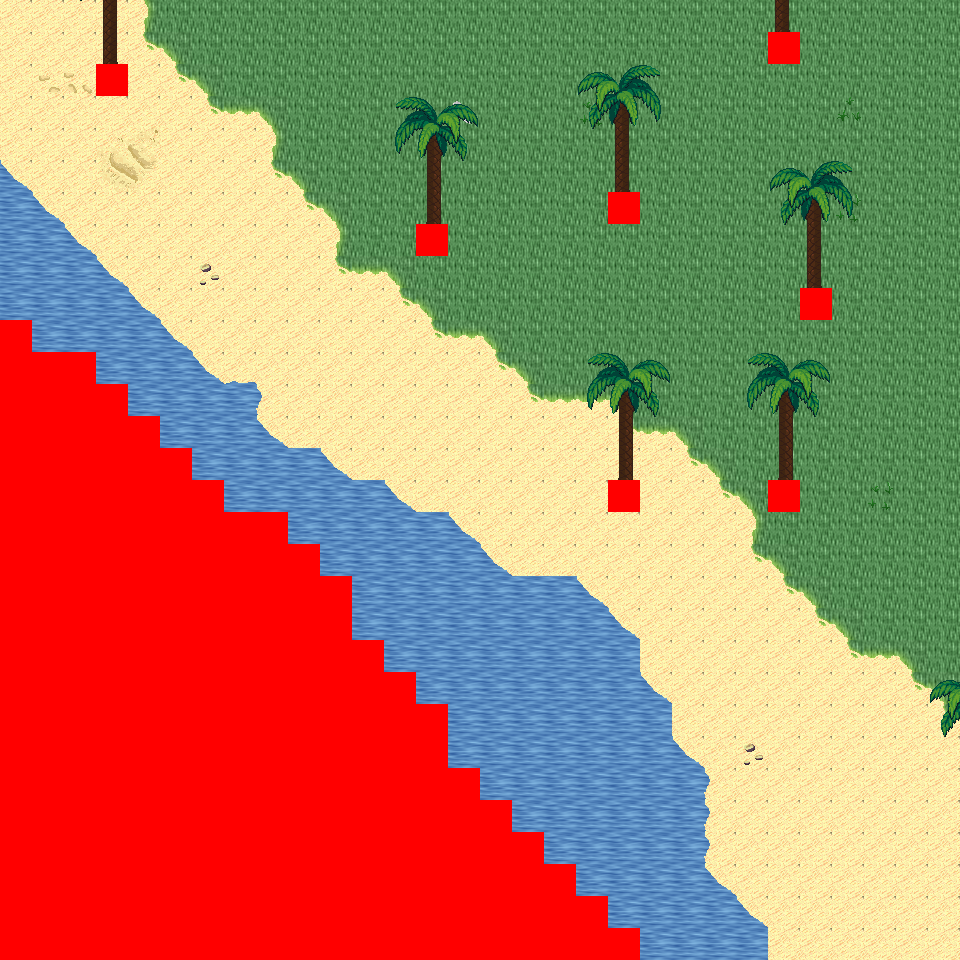

The image is a tile-based game level rendered from a .tmx file. Its description and source (layers, tilesets, objects; grid data summarised) follow:
An orthogonal 30x30 tile map with 32x32 px tiles, 6 tile layers (Ground, Object, Object2, Above, ...), 57 tilesets and 4 objects (4x mapExit).

<map version="1.0" orientation="orthogonal" renderorder="right-down" width="30" height="30" tilewidth="32" tileheight="32" nextobjectid="5">
  <tileset firstgid="1" name="tileset_logic_collision" tilewidth="32" tileheight="32" tilecount="1" columns="1">
    <image source="../drawable/tileset_logic_collision.png" width="32" height="32" />
  </tileset>
  <tileset firstgid="2" name="tileset_ground_ground" tilewidth="32" tileheight="32" tilecount="33" columns="3">
    <image source="../drawable/tileset_ground_ground.png" width="96" height="352" />
  </tileset>
  <tileset firstgid="35" name="tileset_ground_water_pool" tilewidth="32" tileheight="32" tilecount="72" columns="3">
    <image source="../drawable/tileset_ground_water_pool.png" width="96" height="768" />
  </tileset>
  <tileset firstgid="107" name="tileset_furniture_carpet_plain_colours" tilewidth="32" tileheight="32" tilecount="10" columns="10">
    <image source="../drawable/tileset_furniture_carpet_plain_colours.png" width="320" height="32" />
  </tileset>
  <tileset firstgid="117" name="tileset_ground_brown_paving" tilewidth="32" tileheight="32" tilecount="2" columns="2">
    <image source="../drawable/tileset_ground_brown_paving.png" width="64" height="32" />
  </tileset>
  <tileset firstgid="119" name="tileset_ground_water_water" tilewidth="32" tileheight="32" tilecount="24" columns="3">
    <image source="../drawable/tileset_ground_water_water.png" width="96" height="256" />
  </tileset>
  <tileset firstgid="143" name="tileset_building_fence_fence_chunky" tilewidth="32" tileheight="32" tilecount="21" columns="3">
    <image source="../drawable/tileset_building_fence_fence_chunky.png" width="96" height="224" />
  </tileset>
  <tileset firstgid="164" name="tileset_ground_water_pool_corners" tilewidth="32" tileheight="32" tilecount="72" columns="3">
    <image source="../drawable/tileset_ground_water_pool_corners.png" width="96" height="768" />
  </tileset>
  <tileset firstgid="236" name="tileset_ground_grass_edges" tilewidth="32" tileheight="32" tilecount="36" columns="12">
    <image source="../drawable/tileset_ground_grass_edges.png" width="384" height="96" />
  </tileset>
  <tileset firstgid="272" name="tileset_ground_grass_corners" tilewidth="32" tileheight="32" tilecount="24" columns="6">
    <image source="../drawable/tileset_ground_grass_corners.png" width="192" height="128" />
  </tileset>
  <tileset firstgid="296" name="tileset_plant_grasses" tilewidth="32" tileheight="32" tilecount="6" columns="3">
    <image source="../drawable/tileset_plant_grasses.png" width="96" height="64" />
  </tileset>
  <tileset firstgid="302" name="tileset_plant_flower_daisy_white" tilewidth="32" tileheight="32" tilecount="8" columns="2">
    <image source="../drawable/tileset_plant_flower_daisy_white.png" width="64" height="128" />
  </tileset>
  <tileset firstgid="310" name="tileset_building_door_door_w" tilewidth="32" tileheight="32" tilecount="6" columns="2">
    <image source="../drawable/tileset_building_door_door_w.png" width="64" height="96" />
  </tileset>
  <tileset firstgid="316" name="tileset_building_wall_wood" tilewidth="32" tileheight="32" tilecount="16" columns="4">
    <image source="../drawable/tileset_building_wall_wood.png" width="128" height="128" />
  </tileset>
  <tileset firstgid="332" name="tileset_building_door_door_e" tilewidth="32" tileheight="32" tilecount="6" columns="2">
    <image source="../drawable/tileset_building_door_door_e.png" width="64" height="96" />
  </tileset>
  <tileset firstgid="338" name="tileset_ground_ground_2" tilewidth="32" tileheight="32" tilecount="4" columns="4">
    <image source="../drawable/tileset_ground_ground_2.png" width="128" height="32" />
  </tileset>
  <tileset firstgid="342" name="tileset_building_wall_stone" tilewidth="32" tileheight="32" tilecount="12" columns="3">
    <image source="../drawable/tileset_building_wall_stone.png" width="96" height="128" />
  </tileset>
  <tileset firstgid="354" name="tileset_building_wall_wall_brown" tilewidth="32" tileheight="32" tilecount="12" columns="3">
    <image source="../drawable/tileset_building_wall_wall_brown.png" width="96" height="128" />
  </tileset>
  <tileset firstgid="366" name="tileset_building_door_door_n" tilewidth="32" tileheight="32" tilecount="6" columns="3">
    <image source="../drawable/tileset_building_door_door_n.png" width="96" height="64" />
  </tileset>
  <tileset firstgid="372" name="tileset_building_church" tilewidth="32" tileheight="32" tilecount="56" columns="8">
    <image source="../drawable/tileset_building_church.png" width="256" height="224" />
  </tileset>
  <tileset firstgid="428" name="tileset_building_castle" tilewidth="32" tileheight="32" tilecount="320" columns="20">
    <image source="../drawable/tileset_building_castle.png" width="640" height="512" />
  </tileset>
  <tileset firstgid="748" name="tileset_plant_cactus" tilewidth="32" tileheight="32" tilecount="2" columns="1">
    <image source="../drawable/tileset_plant_cactus.png" width="32" height="64" />
  </tileset>
  <tileset firstgid="750" name="tileset_plant_stump_small_stump" tilewidth="32" tileheight="32" tilecount="4" columns="2">
    <image source="../drawable/tileset_plant_stump_small_stump.png" width="64" height="64" />
  </tileset>
  <tileset firstgid="754" name="tileset_furniture_carpet_rug_border" tilewidth="32" tileheight="32" tilecount="9" columns="3">
    <image source="../drawable/tileset_furniture_carpet_rug_border.png" width="96" height="96" />
  </tileset>
  <tileset firstgid="763" name="tileset_building_window_window_right" tilewidth="32" tileheight="32" tilecount="2" columns="2">
    <image source="../drawable/tileset_building_window_window_right.png" width="64" height="32" />
  </tileset>
  <tileset firstgid="765" name="tileset_item_statue_fairypool" tilewidth="32" tileheight="32" tilecount="16" columns="2">
    <image source="../drawable/tileset_item_statue_fairypool.png" width="64" height="256" />
  </tileset>
  <tileset firstgid="781" name="tileset_furniture_table_long_front_on" tilewidth="32" tileheight="32" tilecount="3" columns="1">
    <image source="../drawable/tileset_furniture_table_long_front_on.png" width="32" height="96" />
  </tileset>
  <tileset firstgid="784" name="tileset_building_decoration_blue_circle" tilewidth="32" tileheight="32" tilecount="4" columns="2">
    <image source="../drawable/tileset_building_decoration_blue_circle.png" width="64" height="64" />
  </tileset>
  <tileset firstgid="788" name="tileset_building_wall_bricked_edges" tilewidth="32" tileheight="32" tilecount="25" columns="5">
    <image source="../drawable/tileset_building_wall_bricked_edges.png" width="160" height="160" />
  </tileset>
  <tileset firstgid="813" name="tileset_item_corpse_skull_pale" tilewidth="32" tileheight="32" tilecount="2" columns="2">
    <image source="../drawable/tileset_item_corpse_skull_pale.png" width="64" height="32" />
  </tileset>
  <tileset firstgid="815" name="tileset_item_corpse_huge_animal" tilewidth="32" tileheight="32" tilecount="16" columns="2">
    <image source="../drawable/tileset_item_corpse_huge_animal.png" width="64" height="256" />
  </tileset>
  <tileset firstgid="831" name="tileset_item_sign_large" tilewidth="32" tileheight="32" tilecount="15" columns="5">
    <image source="../drawable/tileset_item_sign_large.png" width="160" height="96" />
  </tileset>
  <tileset firstgid="846" name="tileset_building_roof_yellow" tilewidth="32" tileheight="32" tilecount="20" columns="5">
    <image source="../drawable/tileset_building_roof_yellow.png" width="160" height="128" />
  </tileset>
  <tileset firstgid="866" name="tileset_building_roof_red" tilewidth="32" tileheight="32" tilecount="20" columns="5">
    <image source="../drawable/tileset_building_roof_red.png" width="160" height="128" />
  </tileset>
  <tileset firstgid="886" name="tileset_building_roof_green" tilewidth="32" tileheight="32" tilecount="20" columns="5">
    <image source="../drawable/tileset_building_roof_green.png" width="160" height="128" />
  </tileset>
  <tileset firstgid="906" name="tileset_building_roof_blue" tilewidth="32" tileheight="32" tilecount="20" columns="5">
    <image source="../drawable/tileset_building_roof_blue.png" width="160" height="128" />
  </tileset>
  <tileset firstgid="926" name="tileset_logic_creature_animal" tilewidth="32" tileheight="32" tilecount="32" columns="8">
    <image source="../drawable/tileset_logic_creature_animal.png" width="256" height="128" />
  </tileset>
  <tileset firstgid="958" name="tileset_logic_creature_golem" tilewidth="32" tileheight="32" tilecount="4" columns="4">
    <image source="../drawable/tileset_logic_creature_golem.png" width="128" height="32" />
  </tileset>
  <tileset firstgid="962" name="tileset_object_boat" tilewidth="32" tileheight="32" tilecount="42" columns="6">
    <image source="../drawable/tileset_object_boat.png" width="192" height="224" />
  </tileset>
  <tileset firstgid="1004" name="tileset_ground_water_pool_deep" tilewidth="32" tileheight="32" tilecount="72" columns="3">
    <image source="../drawable/tileset_ground_water_pool_deep.png" width="96" height="768" />
  </tileset>
  <tileset firstgid="1076" name="tileset_object_suspension_bridge" tilewidth="32" tileheight="32" tilecount="24" columns="3">
    <image source="../drawable/tileset_object_suspension_bridge.png" width="96" height="256" />
  </tileset>
  <tileset firstgid="1100" name="tileset_plant_tree_palm_trees" tilewidth="32" tileheight="32" tilecount="40" columns="4">
    <image source="../drawable/tileset_plant_tree_palm_trees.png" width="128" height="320" />
  </tileset>
  <tileset firstgid="1140" name="tileset_furniture_table_hotdog_stand" tilewidth="32" tileheight="32" tilecount="20" columns="4">
    <image source="../drawable/tileset_furniture_table_hotdog_stand.png" width="128" height="160" />
  </tileset>
  <tileset firstgid="1160" name="tileset_item_banners_banners" tilewidth="32" tileheight="32" tilecount="6" columns="2">
    <image source="../drawable/tileset_item_banners_banners.png" width="64" height="96" />
  </tileset>
  <tileset firstgid="1166" name="tileset_building_door_closed" tilewidth="32" tileheight="32" tilecount="1" columns="1">
    <image source="../drawable/tileset_building_door_closed.png" width="32" height="32" />
  </tileset>
  <tileset firstgid="1167" name="tileset_building_decoration_numbers" tilewidth="32" tileheight="32" tilecount="20" columns="2">
    <image source="../drawable/tileset_building_decoration_numbers.png" width="64" height="320" />
  </tileset>
  <tileset firstgid="1187" name="tileset_building_decoration_numbers_higher" tilewidth="32" tileheight="32" tilecount="2" columns="2">
    <image source="../drawable/tileset_building_decoration_numbers_higher.png" width="64" height="32" />
  </tileset>
  <tileset firstgid="1189" name="tileset_furniture_light_small_oil_lamp" tilewidth="32" tileheight="32" tilecount="8" columns="2">
    <image source="../drawable/tileset_furniture_light_small_oil_lamp.png" width="64" height="128" />
  </tileset>
  <tileset firstgid="1197" name="tileset_light_light_1x1" tilewidth="32" tileheight="32" tilecount="3" columns="3">
    <image source="../drawable/tileset_light_light_1x1.png" width="96" height="32" />
  </tileset>
  <tileset firstgid="1200" name="tileset_building_roof_straw" tilewidth="32" tileheight="32" tilecount="20" columns="5">
    <image source="../drawable/tileset_building_roof_straw.png" width="160" height="128" />
  </tileset>
  <tileset firstgid="1220" name="tileset_building_huts" tilewidth="32" tileheight="32" tilecount="338" columns="26">
    <image source="../drawable/tileset_building_huts.png" width="832" height="416" />
  </tileset>
  <tileset firstgid="1558" name="tileset_light_light_5x5" tilewidth="32" tileheight="32" tilecount="25" columns="5">
    <image source="../drawable/tileset_light_light_5x5.png" width="160" height="160" />
  </tileset>
  <tileset firstgid="1583" name="tileset_logic_item_sign" tilewidth="32" tileheight="32" tilecount="1" columns="1">
    <image source="../drawable/tileset_logic_item_sign.png" width="32" height="32" />
  </tileset>
  <tileset firstgid="1584" name="tileset_light_door_light" tilewidth="32" tileheight="32" tilecount="12" columns="3">
    <image source="../drawable/tileset_light_door_light.png" width="96" height="128" />
  </tileset>
  <tileset firstgid="1596" name="tileset_ground_sand_1" tilewidth="32" tileheight="32" tilecount="10" columns="2">
    <image source="../drawable/tileset_ground_sand_1.png" width="64" height="160" />
  </tileset>
  <tileset firstgid="1606" name="tileset_ground_sand_2" tilewidth="32" tileheight="32" tilecount="15" columns="5">
    <image source="../drawable/tileset_ground_sand_2.png" width="160" height="96" />
  </tileset>
  <tileset firstgid="1621" name="tileset_logic_creature_reptile" tilewidth="32" tileheight="32" tilecount="7" columns="7">
    <image source="../drawable/tileset_logic_creature_reptile.png" width="224" height="32" />
  </tileset>
  <layer name="Ground" width="30" height="30">
    <data>[900 cells, 900 non-empty, 11 distinct tile ids]</data>
  </layer>
  <layer name="Object" width="30" height="30">
    <data>[900 cells, 96 non-empty, 20 distinct tile ids]</data>
  </layer>
  <layer name="Object2" width="30" height="30">
    <data>[900 cells, 0 non-empty, 0 distinct tile ids]</data>
  </layer>
  <layer name="Above" width="30" height="30">
    <data>[900 cells, 81 non-empty, 28 distinct tile ids]</data>
  </layer>
  <layer name="Above2" width="30" height="30">
    <data>[900 cells, 0 non-empty, 0 distinct tile ids]</data>
  </layer>
  <layer name="Walkable" width="30" height="30">
    <data>[900 cells, 232 non-empty, 1 distinct tile ids]</data>
  </layer>
  <objectgroup name="MapEvents">
    <object id="1" name="north" type="mapExit" x="0" y="0" width="960" height="32">
      <properties>
        <property name="map" value="level_0_x257_y95" />
        <property name="x" value="0" />
        <property name="y" value="28" />
      </properties>
    </object>
    <object id="2" name="south" type="mapExit" x="640" y="928" width="320" height="32">
      <properties>
        <property name="map" value="level_0_x257_y97" />
        <property name="x" value="20" />
        <property name="y" value="1" />
      </properties>
    </object>
    <object id="3" name="west" type="mapExit" x="0" y="0" width="32" height="320">
      <properties>
        <property name="map" value="level_0_x256_y96" />
        <property name="x" value="28" />
        <property name="y" value="0" />
      </properties>
    </object>
    <object id="4" name="east" type="mapExit" x="928" y="0" width="32" height="960">
      <properties>
        <property name="map" value="level_0_x258_y96" />
        <property name="x" value="1" />
        <property name="y" value="0" />
      </properties>
    </object>
  </objectgroup>
</map>
